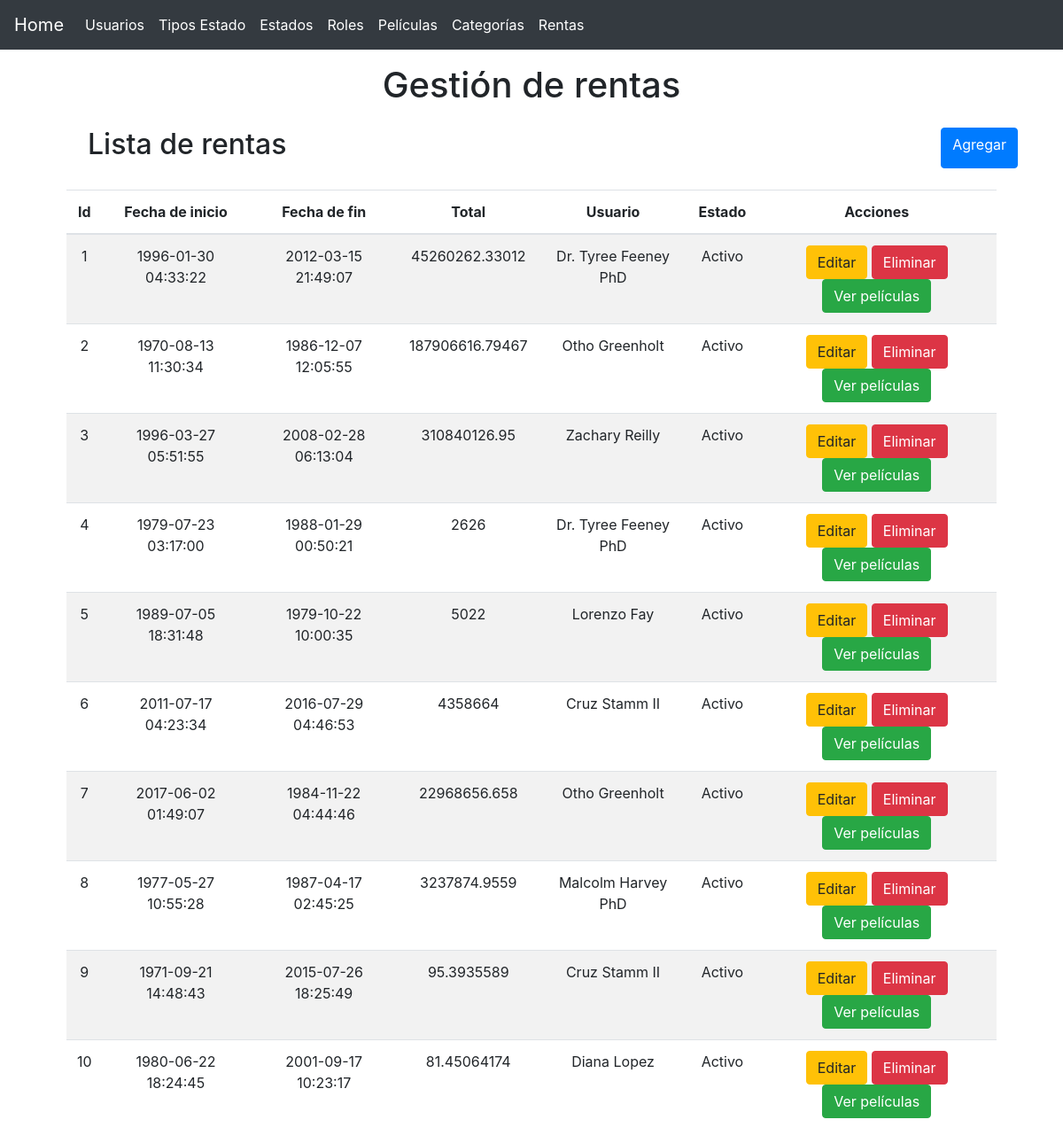
Screenshot of /?controller=rental with the database file from the repository.
### tables this page shows
CREATE TABLE `rentals` (
  `id` int(10) UNSIGNED NOT NULL,
  `start_date` timestamp NOT NULL DEFAULT current_timestamp() ON UPDATE current_timestamp(),
  `end_date` timestamp NULL DEFAULT NULL,
  `total` double DEFAULT NULL,
  `user_id` int(10) UNSIGNED NOT NULL,
  `status_id` int(10) UNSIGNED NOT NULL,
  `created_at` timestamp NULL DEFAULT NULL,
  `updated_at` timestamp NULL DEFAULT NULL
);

CREATE TABLE `users` (
  `id` int(10) UNSIGNED NOT NULL,
  `name` varchar(255) NOT NULL,
  `email` varchar(255) NOT NULL,
  `email_verified_at` timestamp NULL DEFAULT NULL,
  `password` varchar(255) NOT NULL,
  `status_id` int(10) UNSIGNED NOT NULL,
  `role_id` int(10) UNSIGNED NOT NULL,
  `remember_token` varchar(100) DEFAULT NULL,
  `created_at` timestamp NULL DEFAULT NULL,
  `updated_at` timestamp NULL DEFAULT NULL
);

CREATE TABLE `statuses` (
  `id` int(10) UNSIGNED NOT NULL,
  `name` varchar(255) NOT NULL,
  `type_status_id` int(10) UNSIGNED NOT NULL,
  `created_at` timestamp NULL DEFAULT NULL,
  `updated_at` timestamp NULL DEFAULT NULL
);

### controllers/RentalController.php (called while the page is built, shortened)
<?php
require 'models/Rental.php';
class rentalController
{
    private $rentalModel;
    public function __construct()
    {
        $this->rentalModel = new rental;
    }
    public function index()
    {
    	$rentals = $this->rentalModel->getAll();
    	require 'views/layout.php';
    	require 'views/rentals/list.php';
    }
}

### models/Rental.php (called while the page is built, shortened)
<?php
class Rental
{
	private $pdo;
    public function __construct()
    {
    	try {
    		$this->pdo = new Database;
	    } catch (PDOException $e) {
	    	die($e->getMessage());
	    }
    }
    public function getAll()
    {
    	try {
    		$strSql = "SELECT r.*, u.name as usuario , s.name as status from rentals r inner join users u on u.id= r.user_id inner join statuses s on r.status_id=s.id group by r.id";
    		$query = $this->pdo->select($strSql);
    		return $query;
	    } catch (PDOException $e) {
	    	die($e->getMessage());
	    }
    }
}

### providers/Database.php (called while the page is built, shortened)
<?php
class Database extends PDO
{
    public function select($strSql, $arrayData = array(), $fetchMode = PDO::FETCH_OBJ)
    {
    	$query = $this->prepare($strSql);
    	if( !$query->execute() ) {
    		echo "Error, la consulta no se realizó";
    	} else {
    		return $query->fetchAll($fetchMode);
    	}
    }
}

### views/rentals/list.php (the view)
<main class="container">
	<section class="col-md-12 text-center">
		<div class="mt-3">
			<h1>Gestión de rentas</h1>
		</div>
		<div class="col-md-12 m-4 d-flex justify-content-between">
			<h2>Lista de rentas</h2>
			<a href="?controller=rental&method=add" class="btn btn-primary">Agregar</a>
		</div>
		<section class="col-md-12 flex-nowrap table-responsive">
			<table class="table table-striped table-hover">
				<thead>
					<tr>
						<th>Id</th>
						<th>Fecha de inicio</th>
						<th>Fecha de fin</th>
						<th>Total</th>
						<th>Usuario</th>
						<th>Estado</th>
						<th>Acciones</th>
					</tr>
				</thead>
				<tbody>
					<?php foreach($rentals as $rental): ?>
						<tr>
							<td><?php echo $rental->id ?></td>
							<td><?php echo $rental->start_date ?></td>
							<td><?php echo $rental->end_date ?></td>
							<td><?php echo $rental->total ?></td>
							<td><?php echo $rental->usuario ?></td>
							<td><?php echo $rental->status ?></td>
							<td>
								<a href="?controller=rental&method=edit&id=<?php echo $rental->id?>" class="btn btn-warning" title="Editar Renta">Editar</a>
								<a href="?controller=rental&method=delete&id=<?php echo $rental->id?>" class="btn btn-danger" title="Eliminar Renta">Eliminar</a>
								<a href="?controller=rental&method=seeMovies&id=<?php echo $rental->id?>" class="btn btn-success" >Ver películas</a>
							</td>
						</tr>
					<?php endforeach ?>
				</tbody>
			</table>
		</section>
	</section>
</main>

### rows the page displays
rentals: id "1", start_date "1996-01-30 04:33:22", end_date "2012-03-15 21:49:07", total "45260262.33012", user.name "Dr. Tyree Feeney PhD", status.name "Activo"
rentals: id "2", start_date "1970-08-13 11:30:34", end_date "1986-12-07 12:05:55", total "187906616.79467", user.name "Otho Greenholt", status.name "Activo"
rentals: id "3", start_date "1996-03-27 05:51:55", end_date "2008-02-28 06:13:04", total "310840126.95", user.name "Zachary Reilly", status.name "Activo"
rentals: id "4", start_date "1979-07-23 03:17:00", end_date "1988-01-29 00:50:21", total "2626", user.name "Dr. Tyree Feeney PhD", status.name "Activo"
rentals: id "5", start_date "1989-07-05 18:31:48", end_date "1979-10-22 10:00:35", total "5022", user.name "Lorenzo Fay", status.name "Activo"
rentals: id "6", start_date "2011-07-17 04:23:34", end_date "2016-07-29 04:46:53", total "4358664", user.name "Cruz Stamm II", status.name "Activo"
rentals: id "7", start_date "2017-06-02 01:49:07", end_date "1984-11-22 04:44:46", total "22968656.658", user.name "Otho Greenholt", status.name "Activo"
rentals: id "8", start_date "1977-05-27 10:55:28", end_date "1987-04-17 02:45:25", total "3237874.9559", user.name "Malcolm Harvey PhD", status.name "Activo"
rentals: id "9", start_date "1971-09-21 14:48:43", end_date "2015-07-26 18:25:49", total "95.3935589", user.name "Cruz Stamm II", status.name "Activo"
rentals: id "10", start_date "1980-06-22 18:24:45", end_date "2001-09-17 10:23:17", total "81.45064174", user.name "Diana Lopez", status.name "Activo"
